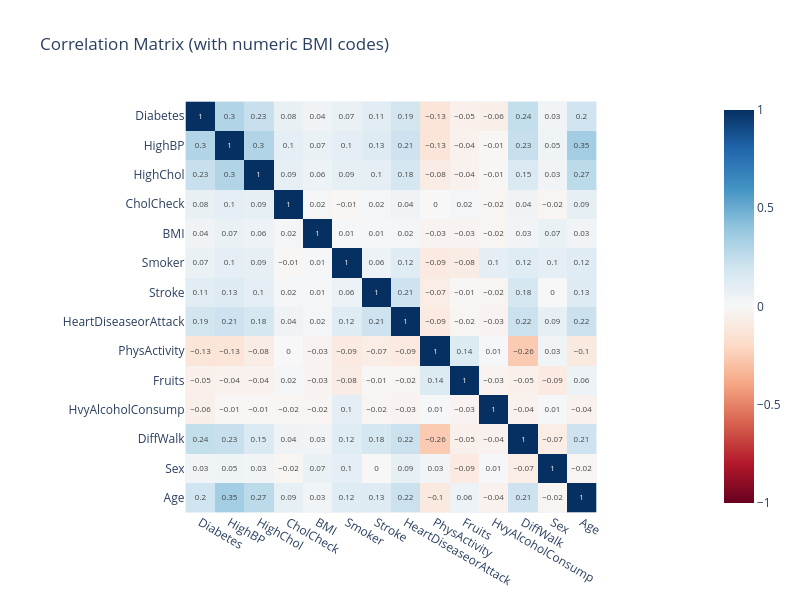

Notebook source saved alongside this figure:
### Markdown cell above
heatmap in ploty express

### Code cell
diabetes_dataset['BMI'] = diabetes_dataset['BMI'].astype('category')
diabetes_dataset['BMI'] = diabetes_dataset['BMI'].cat.codes

numeric_data = diabetes_dataset.select_dtypes(include=['number'])
corr_matrix = numeric_data.corr().round(2)

corr_long = corr_matrix.reset_index().melt(id_vars='index')
corr_long.columns = ['Feature1', 'Feature2', 'Correlation']

fig = px.imshow(
    corr_matrix,
    text_auto=True,
    color_continuous_scale='RdBu',
    zmin=-1,
    zmax=1,
    title='Correlation Matrix (with numeric BMI codes)'
)

fig.update_layout(width=800, height=600)
fig.show()

### Figure 1 — Plotly figure (JSON) as saved in the notebook; plotly's stock layout.template omitted (floating-point values rounded to 4 significant figures; data arrays with more than 128 entries replaced by an {"elided": "..."} marker saying what was removed)
{"data": [{"coloraxis": "coloraxis", "hovertemplate": "x: %{x}<br>y: %{y}<br>color: %{z}<extra></extra>", "name": "0", "texttemplate": "%{z}", "type": "heatmap", "x": ["Diabetes", "HighBP", "HighChol", "CholCheck", "BMI", "Smoker", "Stroke", "HeartDiseaseorAttack", "PhysActivity", "Fruits", "HvyAlcoholConsump", "DiffWalk", "Sex", "Age"], "xaxis": "x", "y": ["Diabetes", "HighBP", "HighChol", "CholCheck", "BMI", "Smoker", "Stroke", "HeartDiseaseorAttack", "PhysActivity", "Fruits", "HvyAlcoholConsump", "DiffWalk", "Sex", "Age"], "yaxis": "y", "z": {"elided": "14x14 float values"}}], "layout": {"coloraxis": {"cmax": 1, "cmin": -1, "colorscale": [[0, "rgb(103,0,31)"], [0.1, "rgb(178,24,43)"], [0.2, "rgb(214,96,77)"], [0.3, "rgb(244,165,130)"], [0.4, "rgb(253,219,199)"], [0.5, "rgb(247,247,247)"], [0.6, "rgb(209,229,240)"], [0.7, "rgb(146,197,222)"], [0.8, "rgb(67,147,195)"], [0.9, "rgb(33,102,172)"], [1, "rgb(5,48,97)"]]}, "height": 600, "title": {"text": "Correlation Matrix (with numeric BMI codes)"}, "width": 800, "xaxis": {"anchor": "y", "constrain": "domain", "domain": [0, 1], "scaleanchor": "y"}, "yaxis": {"anchor": "x", "autorange": "reversed", "constrain": "domain", "domain": [0, 1]}}}
